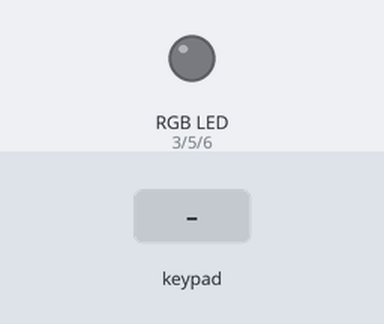
This sketch was run on a simulated Arduino Uno, built with avr-gcc and run on an emulated ATmega328P. Parts: an RGB LED mixed from three pins (HIGH = lit). Inputs (shaded band) come from the test bench. Dim RGB values are drawn brighter than linear; what the sketch prints to the serial monitor is not drawn.

Above: at 1.2 s.
1.3 s: keypad keys 1 3 1 2 1 1 1 0 pressed 0.4 s apart
At 4.3 s:
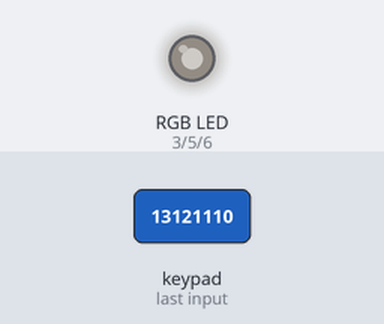
6.0 s: keypad keys 9 8 7 4 A pressed 0.4 s apart
At 7.5 s:
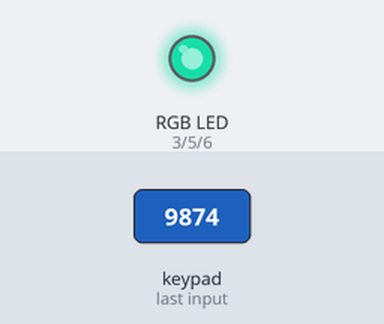
9.5 s: keypad keys 1 3 1 2 1 1 1 0 A pressed 0.4 s apart
At 11.5 s:
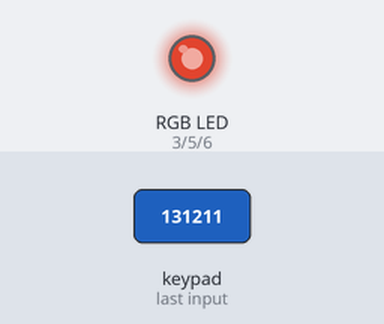
14.6 s: keypad keys 9 8 7 4 D pressed 0.4 s apart
At 15.5 s:
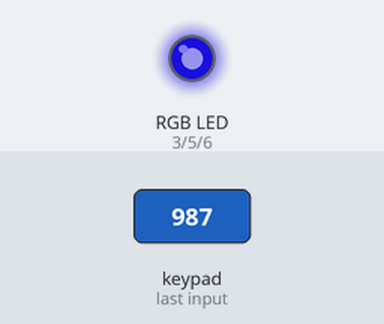
18.1 s: keypad keys 1 3 1 2 1 1 1 0 D pressed 0.4 s apart
At 19.9 s:
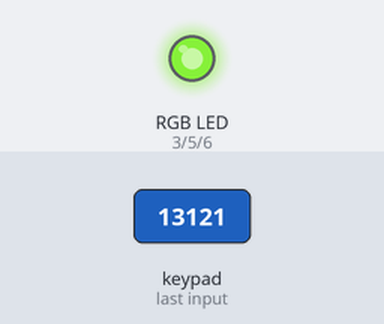
23.2 s: keypad keys 1 3 9 7 2 2 2 2 pressed 0.4 s apart
At 25.7 s:
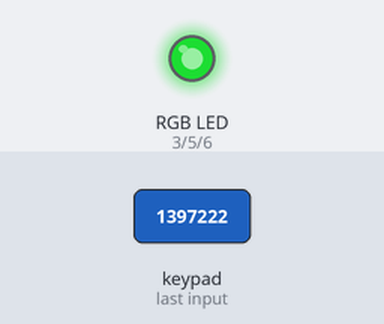
Timing chart, 0 to 27.2 s (numbered marks = the images above; inputs shaded):
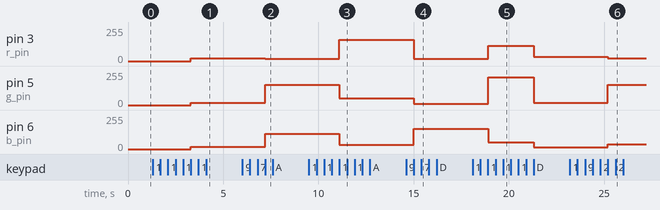

The sketch:

practica_5.1b.ino
```cpp
#include <Keypad.h>

//Crea les tuples del teclat
const byte ROWS = 4; //quatre fileres
const byte COLS = 4; //quatre columnes
//define la disposició dels botons
char hexaKeys[ROWS][COLS] = {
  {'1', '2', '3', 'A'},
  {'4', '5', '6', 'B'},
  {'7', '8', '9', 'C'},
  {'F', '0', 'E', 'D'}
};
byte rowPins[ROWS] = {13, 12, 11, 10}; //connecta els pins de les fileres
byte colPins[COLS] = {9, 8, 7, 4}; //connecta els pins de les columnes

int r_pin = 3;
int g_pin = 5;
int b_pin = 6;

//inicialitza una instància de la classe NewKeypad
Keypad customKeypad = Keypad( makeKeymap(hexaKeys), rowPins, colPins, ROWS, COLS);

//inicialitzo variables
int compta = 0;
String codi = "";

void setup() {
  Serial.begin(9600);
  pinMode(r_pin, OUTPUT);
  pinMode(g_pin, OUTPUT);
  pinMode(b_pin, OUTPUT);
}

void loop() {
  char customKey = customKeypad.getKey();
  if (customKey){
    //mostra-ho al port sèrie
    Serial.print(customKey);
    codi = codi+customKey;
    compta++;
    //si té sis caràcters
    if(compta == 6){
      validaCodi(codi);
      compta=0;
      codi="";
    }
  }
}

void validaCodi (String codi){
  const char* cadena = codi.c_str();
  int r, g, b;
  sscanf(cadena, "%02x%02x%02x", &r, &g, &b);
  Serial.println("");
  Serial.print("codi introduït: ");
  Serial.print(codi);
  Serial.println("");
  Serial.print(r);
  analogWrite(r_pin, r);
  Serial.print(" ");
  Serial.print(g);
  analogWrite(g_pin, g);
  Serial.print(" ");
  Serial.print(b);
  analogWrite(b_pin, b);
  Serial.println("");

}
```

Measured:
- after the input at 1.3 s, pin 3 (r_pin): 0/255 → 19/255 after 2.0 s; pin 5 (g_pin): 0/255 → 18/255 after 2.0 s; pin 6 (b_pin): 0/255 → 17/255 after 2.0 s
- after the input at 6.0 s, pin 3 (r_pin): 19/255 → 16/255 after 1.2 s; pin 5 (g_pin): 18/255 → 152/255 after 1.2 s; pin 6 (b_pin): 17/255 → 116/255 after 1.2 s
- after the input at 9.5 s, pin 3 (r_pin): 16/255 → 161/255 after 1.6 s; pin 5 (g_pin): 152/255 → 49/255 after 1.6 s; pin 6 (b_pin): 116/255 → 33/255 after 1.6 s
- after the input at 14.6 s, pin 3 (r_pin): 161/255 → 17/255 after 0.40 s; pin 5 (g_pin): 49/255 → 10/255 after 0.40 s; pin 6 (b_pin): 33/255 → 152/255 after 0.40 s
- after the input at 18.1 s, pin 3 (r_pin): 17/255 → 116/255 after 0.81 s, → 33/255 2.4 s later; pin 5 (g_pin): 10/255 → 209/255 after 0.81 s, → 17/255 2.4 s later; pin 6 (b_pin): 152/255 → 49/255 after 0.81 s, → 13/255 2.4 s later
- after the input at 23.2 s, pin 3 (r_pin): 33/255 → 19/255 after 2.0 s; pin 5 (g_pin): 17/255 → 151/255 after 2.0 s; pin 6 (b_pin): 13/255 → 34/255 after 2.0 s
